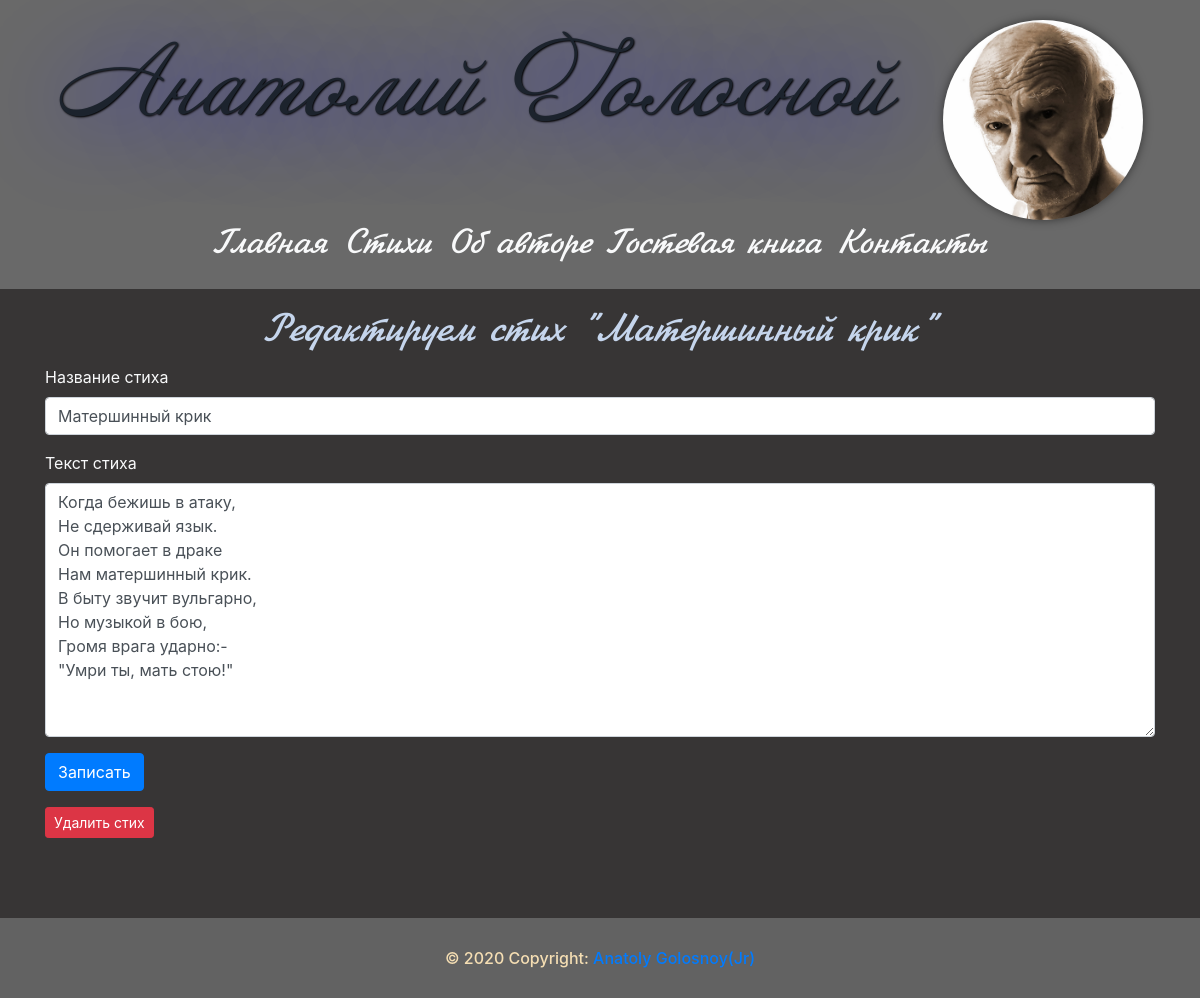
/30/edit, run on the app's committed database.
### tables this page shows
CREATE TABLE verses(
id INTEGER PRIMARY KEY AUTOINCREMENT,
title TEXT NOT NULL,
content TEXT NOT NULL
);

### app.py (the view, shortened to what this page needs)
@app.route('/<int:id>/edit', methods=('GET', 'POST'))
def edit(id):
    verse = get_verse(id)
    return render_template('edit.html', verse=verse)

### app.py (called while the page is built)
def get_db_connection():
    conn = sqlite3.connect('database.db')
    conn.row_factory = sqlite3.Row
    return conn

def get_verse(verse_id):
    conn = get_db_connection()
    verse = conn.execute('SELECT * FROM verses WHERE id = ?', (verse_id,)).fetchone()
    conn.close()
    if verse is None:
        abort(404)
    return verse

### templates/edit.html
{% extends 'base.html' %}
{% block content %}
    <h1>{% block title %}Редактируем стих "{{ verse['title'] }}"{% endblock %}</h1>
    <form method="post">
        <div class="form-group">
            <label for="title" class="text-light">Название стиха</label>
            <input type="text" name="title" placeholder="Название стиха" class="form-control"
                   value="{{ request.form['title'] or verse['title'] }}">
        </div>
        <div class="form-group">
            <label for="content" class="text-light">Текст стиха</label>
            <textarea name='content' placeholder="Текст стиха" class="form-control"
                      rows="10">{{ request.form['content'] or verse['content'] }}</textarea>
        </div>
        <div class="form-group">
            <button type="submit" class="btn btn-primary">Записать</button>
        </div>
    </form>
    <form action="{{ url_for('delete', id=verse['id']) }}" method="post">
        <input type="submit" value="Удалить стих"
               class="btn btn-danger btn-sm"
               onclick="return confirm('Вы действительно хотите удалить этот стих?')">
    </form>
{% endblock %}

### static/css/style.css (style rules this page uses)
* { margin: 0; padding: 0; }
body { background-color: #373535; min-height: 100%; position: relative; }
h1 { color: #c5d5ec; text-align: center; margin-top: 20px; font-family: Jikharev, serif; }

### data on the page
verses: title "Матершинный крик", content "Когда бежишь в атаку, Не сдерживай язык. Он помогает в драке Нам матершинный крик. В быту звучит вульгарно, Но музыкой в бою, Громя врага ударно:- \"Умри ты, мать стою!\""
